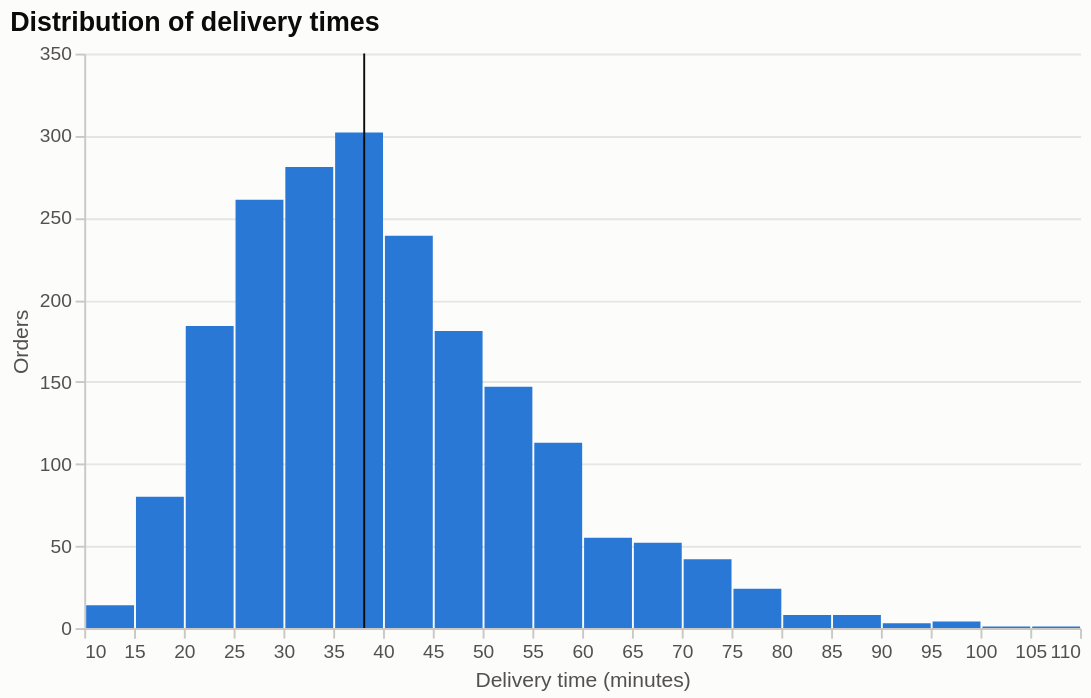

Notebook code cell kept with this figure:
### Markdown cell above
### altair

### Code cell
import altair as alt
bars = alt.Chart(df).mark_bar(color=PALETTE[0]).encode(
    x=alt.X("minutes:Q", bin=alt.Bin(maxbins=40), title="Delivery time (minutes)"),
    y=alt.Y("count():Q", title="Orders"), tooltip=["count()"])
median = alt.Chart(df).mark_rule(color="#0b0b0b").encode(x="median(minutes):Q")
chart = (bars + median).properties(title="Distribution of delivery times", width=520, height=300)
chart

### Figure 1 — Vega-Lite specification as saved in the notebook (floating-point values rounded to 4 significant figures; data arrays with more than 128 entries replaced by an {"elided": "..."} marker saying what was removed)
{"config": {"background": "#fcfcfb", "view": {"stroke": null}, "range": {"category": ["#2a78d6", "#eb6834", "#1baf7a", "#eda100", "#e87ba4", "#008300", "#6250d6", "#e34948"]}, "font": "Helvetica, Arial, sans-serif", "title": {"anchor": "start", "fontSize": 14, "color": "#0b0b0b"}, "axis": {"gridColor": "#e6e5e1", "domainColor": "#c9c8c3", "tickColor": "#c9c8c3", "labelColor": "#52514e", "titleColor": "#52514e", "titleFontWeight": "normal"}, "legend": {"labelColor": "#52514e", "titleColor": "#52514e"}}, "layer": [{"mark": {"type": "bar", "color": "#2a78d6"}, "encoding": {"tooltip": [{"aggregate": "count", "type": "quantitative"}], "x": {"bin": {"maxbins": 40}, "field": "minutes", "title": "Delivery time (minutes)", "type": "quantitative"}, "y": {"aggregate": "count", "title": "Orders", "type": "quantitative"}}}, {"mark": {"type": "rule", "color": "#0b0b0b"}, "encoding": {"x": {"aggregate": "median", "field": "minutes", "type": "quantitative"}}}], "data": {"name": "data-a43244de5a030ae516a0a94936676599"}, "height": 300, "title": "Distribution of delivery times", "width": 520, "$schema": "https://vega.github.io/schema/vega-lite/v6.4.1.json", "datasets": {"data-a43244de5a030ae516a0a94936676599": {"elided": "2000 records"}}}
